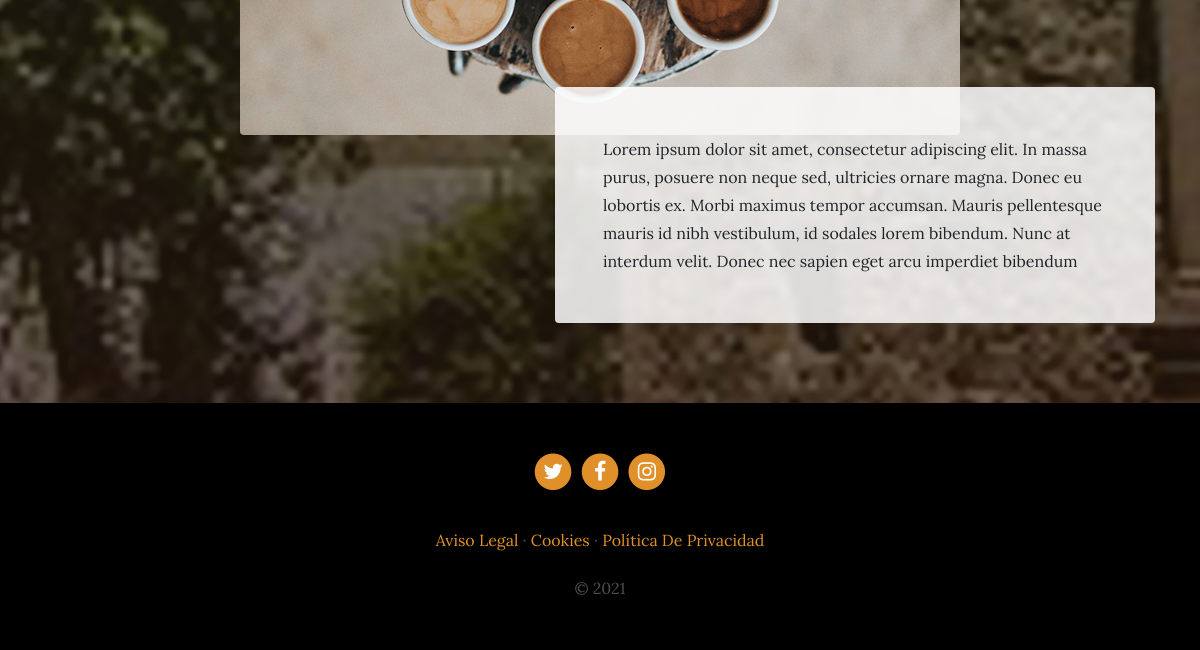
Before: /services/services/ (lower part) with the older database file.
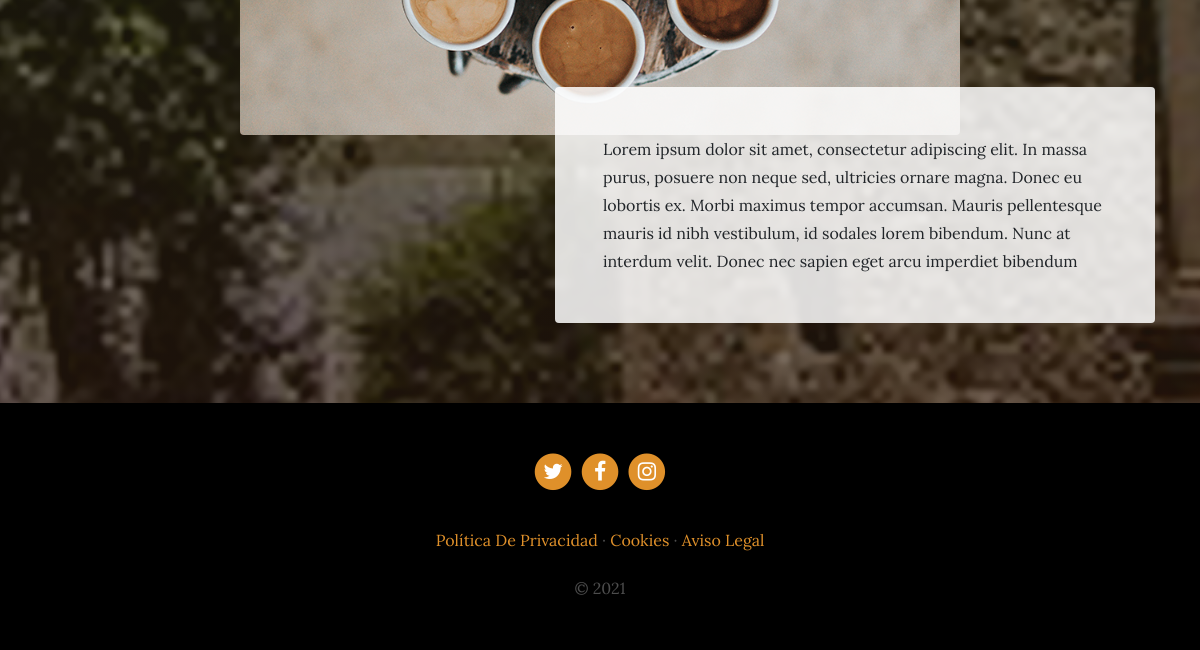
After: the same page with the newer database file.
### services/models.py (models this page shows, shortened)
class Service(models.Model):
    title = models.CharField(max_length=200, verbose_name="Titulo")
    subtitle = models.CharField(max_length=200, verbose_name="Subtitulo")
    content = models.TextField(verbose_name="Contenido")
    image = models.ImageField(verbose_name="Imagen", upload_to="services")
    created = models.DateTimeField(auto_now_add=True, verbose_name="Fecha de creacion")
    updated = models.DateTimeField(auto_now=True, verbose_name="Fecha de edicion")
    class Meta:
        verbose_name = "servicio"
        verbose_name_plural = "servicios"
        ordering = ['-created']

### pages/models.py (models this page shows, shortened)
class Page(models.Model):
    title = models.CharField(verbose_name="Titulo", max_length=200)
    content = RichTextField(verbose_name="Contenido")
    order = models.SmallIntegerField(verbose_name="Orden", default=0)
    created = models.DateTimeField(auto_now_add=True, verbose_name="Fecha de creacion")
    updated = models.DateTimeField(auto_now=True, verbose_name="Fecha de edicion")
    class Meta:
        verbose_name = "pagina"
        verbose_name_plural = "paginas"
        ordering = ['order','title']

### services/views.py (the view)
# urls.py: path('services/', include('services.urls')),
def services(request):
    services = Service.objects.all()
    return render(request, "services/services.html", {'services':services})

### pages/templatetags/pages_extras.py (called while the page is built)
@register.simple_tag
def get_page_list():
    pages = Page.objects.all()
    return pages

### social/processors.py (called while the page is built)
def ctx_dict(request):
    ctx = {}
    links = Link.objects.all()
    for link in links:
        ctx[link.key] = link.url
    return ctx

### services/templates/services/services.html (shortened to what this page needs)
{% extends 'core/base.html' %}
{% load static %}
{% block content %}
{% for service in services %}
<section class="page-section">
  <div class="container">
    <div class="product-item">
      <img class="product-item-img mx-auto d-flex rounded img-fluid mb-3 mb-lg-0" src="{{service.image.url}}" alt="">
      <div class="product-item-description d-flex ml-auto">
        <div class="bg-faded p-5 rounded">
          <p class="mb-0">{{service.content}}</p>
        </div>
      </div>
    </div>
  </div>
</section>
{% endfor %}
{% endblock %}

### core/templates/core/base.html (shortened to what this page needs)
<!DOCTYPE html>
<html lang="es">
  <head>
    {% load static %}
    <link href="{% static 'core/vendor/bootstrap/css/bootstrap.min.css' %}" rel="stylesheet">
    <link href="{% static 'core/vendor/font-awesome/css/font-awesome.min.css' %}" rel="stylesheet" type="text/css">
    <link href="{% static 'core/css/business-casual.css' %}" rel="stylesheet">
  </head>
  <body>
    {% block content %} {% endblock %}
    <footer class="footer text-faded text-center py-5">
      <div class="container">
        <p class="m-0">
        {% if LINK_TWITTER %}
	        <a href="{{LINK_TWITTER}}" class="link">
	          <span class="fa-stack fa-lg">
	            <i class="fa fa-circle fa-stack-2x"></i>
	            <i class="fa fa-twitter fa-stack-1x fa-inverse"></i>
	          </span>
	        </a>
        {% endif %}
          {% if LINK_FACEBOOK %}
	        <a href="{{LINK_FACEBOOK}}" class="link">
	          <span class="fa-stack fa-lg">
	            <i class="fa fa-circle fa-stack-2x"></i>
	            <i class="fa fa-facebook fa-stack-1x fa-inverse"></i>
	          </span>
	        </a>
        {% endif %}
        {% if LINK_INSTAGRAM %}
	        <a href="{{LINK_INSTAGRAM}}" class="link">
	          <span class="fa-stack fa-lg">
	            <i class="fa fa-circle fa-stack-2x"></i>
	            <i class="fa fa-instagram fa-stack-1x fa-inverse"></i>
	          </span>
	        </a>
        {% endif %}
	    </p>
        <p class="m-0 mbt">
          {% load pages_extras %}
          {% get_page_list as page_list %}
          {% for page in page_list %}
            <a href="{% url 'page' page.id page.title|slugify %}" class="link">{{page.title}}</a> {% if not forloop.last %}·{% endif %}
          {% endfor %}
		</p>
        <p class="m-0 mbt1">&copy; 2021</p>
      </div>
	</footer>
  </body>
</html>

### core/static/core/css/business-casual.css (style rules this page uses)
body { font-family: 'Lora'; background: linear-gradient(rgba(0, 87, 26, 0.568), rgba(47, 23, 15, 0.65)), url("../img/F1.jpg"); background-attachment: fixed; background-position: center; background-size: cover; }
p { line-height: 1.75; }
.text-faded { color: rgba(255, 255, 255, 0.3); }
.page-section { margin-top: 5rem; margin-bottom: 5rem; }
.bg-faded { background-color: rgba(255, 255, 255, 0.85); }
@media (min-width: 992px) { .product-item .product-item-img { position: relative; z-index: 0; max-width: 60vw; } }
@media (min-width: 992px) { .product-item .product-item-description { position: relative; z-index: 1; margin-top: -3rem; max-width: 50vw; } }
.footer { background-color: #000000; }
.mbt { padding-top: 2rem; }
.mbt1 { padding-top: 1.25rem; }
a.link { color: #df902a; }

Changed rows visible on the page:
shown differently, row unchanged: Page "Política De Privacidad": now shows "·"; moves up the list
changed Page "Cookies": moves down the list
changed Page "Aviso Legal": no longer shows "·"
